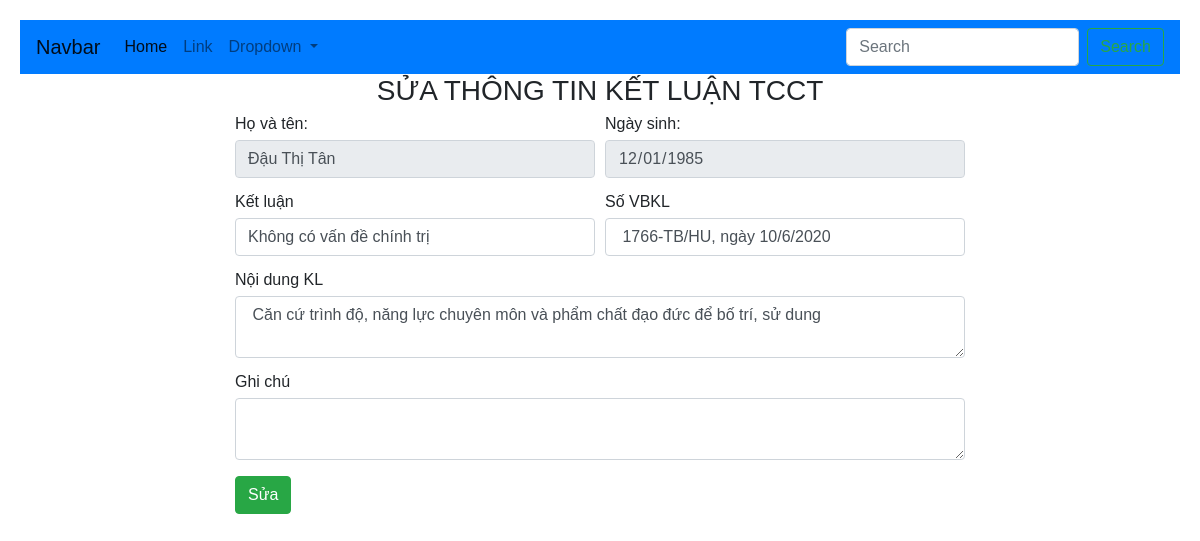
Screenshot of /bvnb/sua.php?id=1 with the database file from the repository.
### tables this page shows
CREATE TABLE `canbo` (
  `id` int(3) UNSIGNED NOT NULL,
  `hoten` varchar(30) NOT NULL,
  `ngaysinh` date DEFAULT NULL,
  `gioitinh` int(1) DEFAULT NULL COMMENT '#0: Nam; #1: Nữ',
  `dantoc` varchar(10) DEFAULT NULL,
  `quequan` varchar(45) DEFAULT NULL,
  `ngayvaodang` date DEFAULT NULL,
  `hoc_ham` varchar(50) DEFAULT '',
  `chuyenmon` varchar(50) DEFAULT '',
  `llct` varchar(50) DEFAULT '',
  `id_cv` int(2) UNSIGNED NOT NULL,
  `id_pb` int(2) UNSIGNED NOT NULL,
  `ghichu` longtext DEFAULT NULL
);

CREATE TABLE `bvnb` (
  `id` int(3) UNSIGNED NOT NULL,
  `loai_kl` varchar(30) DEFAULT NULL COMMENT 'Không vi pham; vi pham',
  `so_vbkl` varchar(30) DEFAULT NULL,
  `noidung_kl` varchar(500) DEFAULT NULL,
  `id_cb` int(3) UNSIGNED NOT NULL,
  `ghichu` longtext DEFAULT NULL
);

### database/dbconfig.php (called while the page is built, shortened)
<?php
function ExcuteResult($sql, $sqlSingle = false)
{
    $conn = mysqli_connect(host, username, password, database) or die('ket noi khong thanh cong');
    mysqli_set_charset($conn, 'utf-8');
    $qr = mysqli_query($conn, $sql);
    $data = null;
    if ($sqlSingle) {
        $data = mysqli_fetch_array($qr, 1);
    } else {
        $data = [];
        while ($result = mysqli_fetch_array($qr, 1)) {
            $data[] = $result;
        }
    }
    return $data;
}

### bvnb/sua.php (the view, shortened to what this page needs)
<?php
include_once __DIR__ . '/../database/dbconfig.php';
?>
<!DOCTYPE html>
<html lang="en">
<head>
    <?php
    include_once __DIR__ . '/../frontend/layouts/styles.php'
    ?>
</head>
<body>
    <?php include_once __DIR__ . '/../frontend/layouts/partials/header.php' ?>
    <div class="container">
        <?php
        $id_canbo = getGet('id');
        $sql = "SELECT canbo.id, canbo.hoten, canbo.ngaysinh, chucvu.chuc_vu, phongban.phong_ban,
          bvnb.id as id_bvnb, bvnb.loai_kl, bvnb.so_vbkl, bvnb.noidung_kl, bvnb.ghichu
          FROM canbo  INNER JOIN bvnb ON canbo.id = bvnb.id_cb
                INNER JOIN chucvu ON canbo.id_cv = chucvu.id
                INNER JOIN phongban ON canbo.id_pb = phongban.id
                WHERE canbo.id = $id_canbo
         ";
        $result = ExcuteResult($sql, true);
        ?>
        <div class="row">
            <div class="col-md-2"></div>
            <div class="col-md-8">
                <div class="panel-heading">
                    <h3 class="text-center">SỬA THÔNG TIN KẾT LUẬN TCCT</h3>
                </div>
                <form action="" method="post">
                    <div class="form-row">
                        <div class="col form-group">
                            <label>Họ và tên:</label>
                            <input disabled name="hoten" value="<?= $result['hoten'] ?>" type="text" class="form-control" id="usr">
                        </div>
                        <div class="col form-group">
                            <label>Ngày sinh:</label>
                            <input disabled type="date" name="ngaysinh" value="<?= $result['ngaysinh'] ?>" class="form-control" id="birthday">
                        </div>
                    </div>
                    <div class="form-row">
                        <div class="col form-group">
                            <label>Kết luận</label>
                            <input name="loaikl" value="<?= $result['loai_kl'] ?>" type="text" class="form-control" id="usr">
                        </div>
                        <div class="col form-group">
                            <label>Số VBKL</label>
                            <input name="sovbkl" value="<?= $result['so_vbkl'] ?>" type="text" class="form-control" id="usr">
                        </div>
                    </div>
                    <div class="form-row">
                        <div class="col form-group">
                            <label>Nội dung KL</label>
                            <textarea name="noidungkl" class="form-control" ?><?= $result['noidung_kl'] ?></textarea>
                        </div>
                    </div>
                    <div class="form-row">
                        <div class="col form-group">
                            <label>Ghi chú</label>
                            <textarea name="ghichu" id="" class="form-control"><?= $result['ghichu'] ?></textarea>
                        </div>
                    </div>
                    <button class="btn btn-success" name="btn_sua" style="margin-bottom: 20px;">Sửa</button>
                </form>
            </div>
            <div class="col-md-2"></div>
        </div>
    </div>
</body>
</html>

### rows the page displays
canbo: hoten "Đậu Thị Tân", ngaysinh "12/01/1985", loaikl "Không có vấn đề chính trị", sovbkl "1766-TB/HU, ngày 10/6/2020", noidungkl "Căn cứ trình độ, năng lực chuyên môn và phẩm chất đạo đức để bố trí, sử dung"
